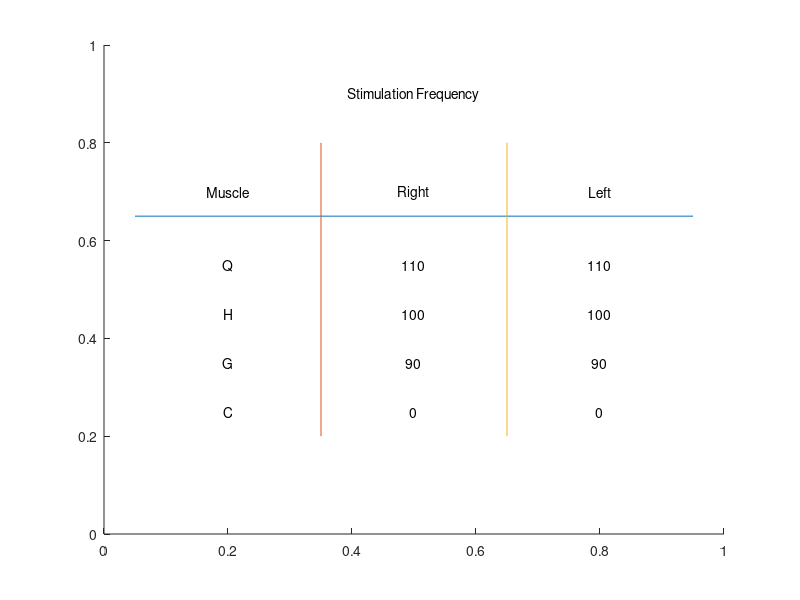

Source code (MATLAB):
% ==========================================
% Stimulation_Frequency_icon.m


% ==========================================
% Set up plot;
gca; cla;
axis([0 1 0 1]);
hold on;
set(gcf, 'position', [50 50 260 150]);

Quad_R = [110]; Ham_R = [100]; Glut_R = [90]; Calf_R = [0];
Quad_L = [110]; Ham_L = [100]; Glut_L = [90]; Calf_L = [0];

% ==========================================
% Begin:
text(0.5, 0.9, 'Stimulation Frequency', 'HorizontalAlignment', 'center', 'VerticalAlignment', 'middle');

plot([0.05 0.95], [0.65 0.65]);
plot([0.35 0.35], [0.8 0.2]);
plot([0.65 0.65], [0.8 0.2]);

text(0.2, 0.7, 'Muscle', 'HorizontalAlignment', 'center', 'VerticalAlignment', 'middle');
text(0.5, 0.7, 'Right', 'HorizontalAlignment', 'center', 'VerticalAlignment', 'middle');
text(0.8, 0.7, 'Left', 'HorizontalAlignment', 'center', 'VerticalAlignment', 'middle');

text(0.2, 0.55, 'Q', 'HorizontalAlignment', 'center', 'VerticalAlignment', 'middle');
text(0.5, 0.55, num2str(Quad_R), 'HorizontalAlignment', 'center', 'VerticalAlignment', 'middle');
text(0.8, 0.55, num2str(Quad_L), 'HorizontalAlignment', 'center', 'VerticalAlignment', 'middle');

text(0.2, 0.45, 'H', 'HorizontalAlignment', 'center', 'VerticalAlignment', 'middle');
text(0.5, 0.45, num2str(Ham_R), 'HorizontalAlignment', 'center', 'VerticalAlignment', 'middle');
text(0.8, 0.45, num2str(Ham_L), 'HorizontalAlignment', 'center', 'VerticalAlignment', 'middle');

text(0.2, 0.35, 'G', 'HorizontalAlignment', 'center', 'VerticalAlignment', 'middle');
text(0.5, 0.35, num2str(Glut_R), 'HorizontalAlignment', 'center', 'VerticalAlignment', 'middle');
text(0.8, 0.35, num2str(Glut_L), 'HorizontalAlignment', 'center', 'VerticalAlignment', 'middle');

text(0.2, 0.25, 'C', 'HorizontalAlignment', 'center', 'VerticalAlignment', 'middle');
text(0.5, 0.25, num2str(Calf_R), 'HorizontalAlignment', 'center', 'VerticalAlignment', 'middle');
text(0.8, 0.25, num2str(Calf_L), 'HorizontalAlignment', 'center', 'VerticalAlignment', 'middle');


% ==========================================
% End of file